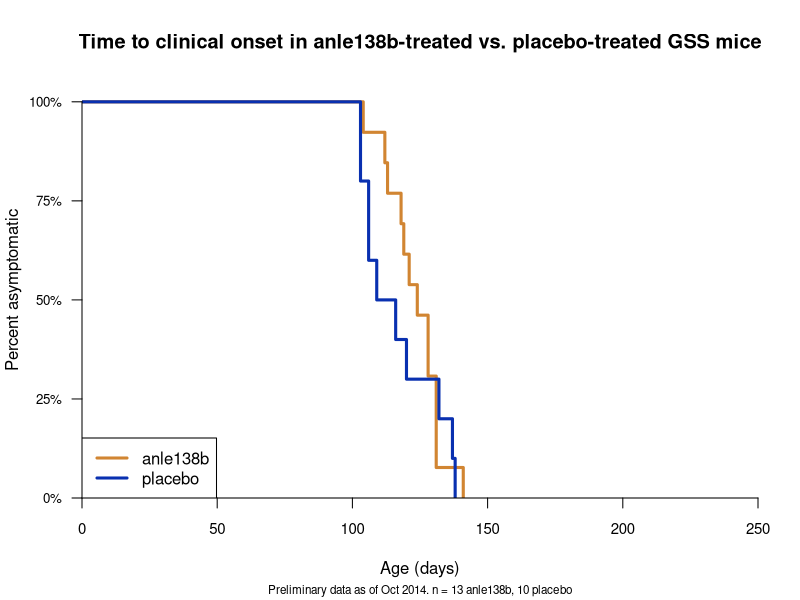
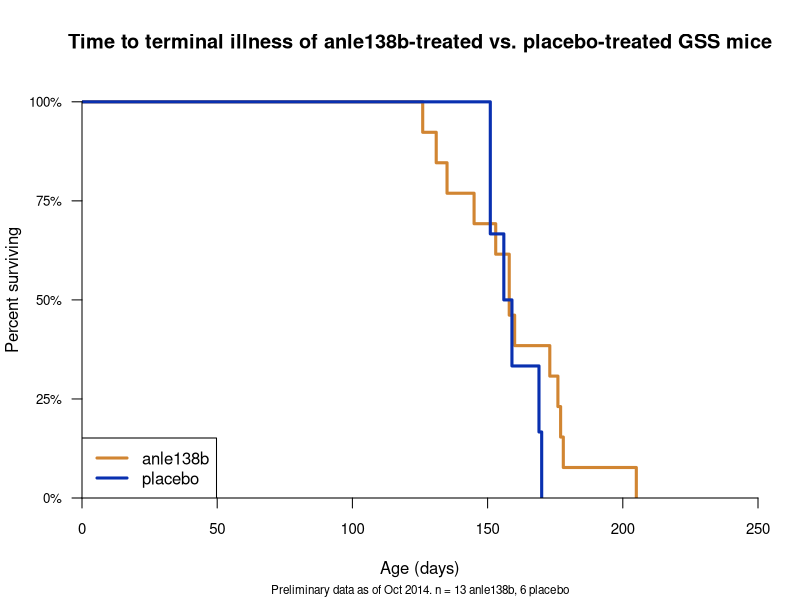
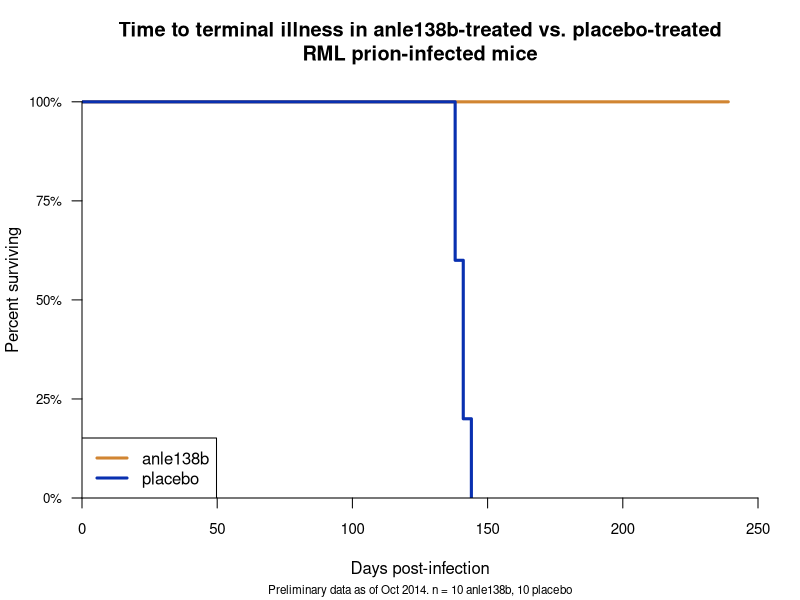
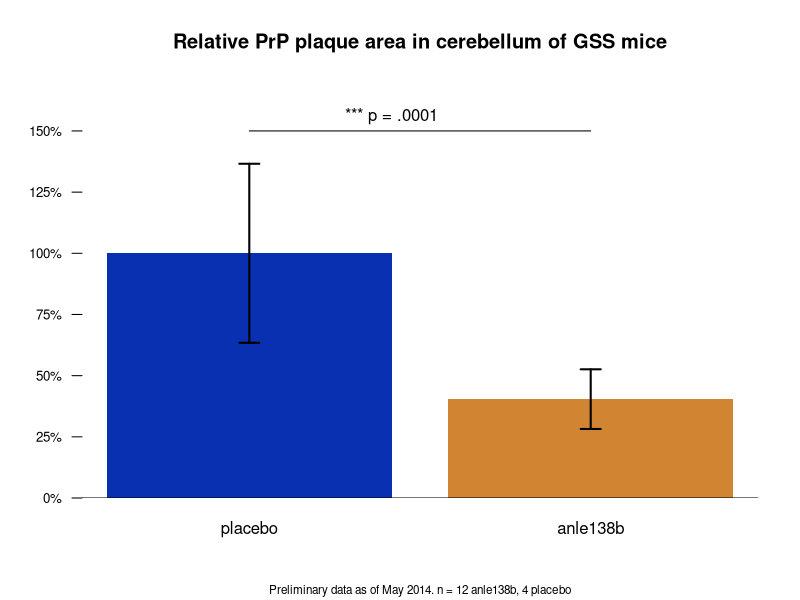

Write the R code that produced these figures, in order.
require(survival)
tcolor='#D18532' # "treated"
pcolor='#0930B0' # "placebo"

setwd('~/d/sci/032anle138b/data')

# updated with new data as of 2014-10-18

# survival curves
pdf('prelim.fig1.a2.gss.survival.curves.pdf',width=8,height=6)
# A2 = clinical signs
n_anle138b = 13
n_placebo = 10
surv_dpi = c(131,112,124,131,131,104,118,141,128,128,113,121,119,106,132,116,109,138,103,103,137,120,106)
grp = c(rep("anle138b",n_anle138b),rep("placebo",n_placebo))
event = rep(1,n_anle138b+n_placebo) # all these mice died
mean(surv_dpi[grp=="anle138b"])
mean(surv_dpi[grp=="placebo"])
survdf = data.frame(surv_dpi,event,grp)
plot(survfit(Surv(surv_dpi,event==1)~grp,data=survdf),col=c(tcolor,pcolor),lwd=3,
     yaxt='n',xlab='Age (days)',ylab='Percent asymptomatic',xaxs='i',yaxs='i',xlim=c(0,250),ylim=c(0,1.05),axes=FALSE,
     main = 'Time to clinical onset in anle138b-treated vs. placebo-treated GSS mice',
     sub=paste('Preliminary data as of Oct 2014. n = ',n_anle138b,' anle138b, ',n_placebo,' placebo',sep=''),cex.sub=.7)
axis(side=2,at=(0:4)/4,labels=paste((0:4)*25,"%",sep=""),cex.axis=.8,las=1)
axis(side=1,at=(0:5)*50,labels=(0:5)*50,cex.axis=.9)
legend('bottomleft',c("anle138b","placebo"),col=c(tcolor,pcolor),lwd=3)
dev.off()

pdf('prelim.fig1.a5.gss.survival.curves.pdf',width=8,height=6)
# A5 = terminal illness
n_anle138b = 13
n_placebo = 6
surv_dpi = c(173,131,145,160,177,126,135,176,158,158,153,178,205,156,170,159,169,151,151)
grp = c(rep("anle138b",n_anle138b),rep("placebo",n_placebo))
event = rep(1,n_anle138b+n_placebo) # all these mice died
mean(surv_dpi[grp=="anle138b"])
mean(surv_dpi[grp=="placebo"])
survdf = data.frame(surv_dpi,event,grp)
plot(survfit(Surv(surv_dpi,event==1)~grp,data=survdf),col=c(tcolor,pcolor),lwd=3,
     yaxt='n',xlab='Age (days)',ylab='Percent surviving',xaxs='i',yaxs='i',xlim=c(0,250),ylim=c(0,1.05),axes=FALSE,
     main = 'Time to terminal illness of anle138b-treated vs. placebo-treated GSS mice',
     sub=paste('Preliminary data as of Oct 2014. n = ',n_anle138b,' anle138b, ',n_placebo,' placebo',sep=''),cex.sub=.7)
axis(side=2,at=(0:4)/4,labels=paste((0:4)*25,"%",sep=""),cex.axis=.8,las=1)
axis(side=1,at=(0:5)*50,labels=(0:5)*50,cex.axis=.9)
legend('bottomleft',c("anle138b","placebo"),col=c(tcolor,pcolor),lwd=3)
dev.off()

pdf('prelim.fig1.death.rml.survival.curves.pdf',width=8,height=6)
n_anle138b = 10
n_placebo = 10
surv_dpi = c(211,211,239,239,239,136,136,136,136,136,141,138,141,114,114,114,114,114,138,144)
# N.B. the 2nd placebo animal (above) was in the same cohort as the 1st and 3rd, and is labeled "Died" - guessed ~138 dpi
grp = c(rep("anle138b",n_anle138b),rep("placebo",n_placebo))
event = c(rep(0,10),1,1,1,rep(0,5),1,1) # all 10 anle138b still living, 5 of 10 placebo have died
mean(surv_dpi[grp=="anle138b"])
mean(surv_dpi[grp=="placebo"])
survdf = data.frame(surv_dpi,event,grp)
plot(survfit(Surv(surv_dpi,event==1)~grp,data=survdf),col=c(tcolor,pcolor),lwd=3,
     yaxt='n',xlab='Days post-infection',ylab='Percent surviving',xaxs='i',yaxs='i',xlim=c(0,250),ylim=c(0,1.05),axes=FALSE,
     main = 'Time to terminal illness in anle138b-treated vs. placebo-treated\nRML prion-infected mice',
     sub=paste('Preliminary data as of Oct 2014. n = ',n_anle138b,' anle138b, ',n_placebo,' placebo',sep=''),cex.sub=.7)
axis(side=2,at=(0:4)/4,labels=paste((0:4)*25,"%",sep=""),cex.axis=.8,las=1)
axis(side=1,at=(0:5)*50,labels=(0:5)*50,cex.axis=.9)
legend('bottomleft',c("anle138b","placebo"),col=c(tcolor,pcolor),lwd=3)
dev.off()

# relative plaque area
pdf('prelim.fig2.plaque.area.pdf',width=8,height=4)
plaques_cerebellum = c(431,260,477,440,412,324,592,461,498,674,855,517,943,1642,1533,783)
n_anle138b = 12
n_placebo = 4
grp = c(rep("anle138b",n_anle138b),rep("placebo",n_placebo))
plaques_cb_relative = plaques_cerebellum / mean(plaques_cerebellum[grp=="placebo"])
m = lm(plaques_cb_relative ~ grp)
summary(m)
confint(m)
barplot(c(mean(plaques_cb_relative[grp=="placebo"]),mean(plaques_cb_relative[grp=="anle138b"])),
        col=c(pcolor,tcolor),border=NA,yaxt='n',names.arg=rev(unique(grp)),ylim=c(0,1.7),
        main="Relative PrP plaque area in cerebellum of GSS mice",
        sub=paste('Preliminary data as of May 2014. n = ',n_anle138b,' anle138b, ',n_placebo,' placebo',sep=''),cex.sub=.7)
axis(side=2,at=(0:6)*.25,labels=paste((0:6)*25,"%",sep=""),cex.axis=.8,lwd=0,lwd.ticks=1,las=1)
abline(h=0)
arrows(x0=.7,y0=sum(confint(m)[,1]),y1=sum(confint(m)[,2]),code=3,angle=90,length=.1,lwd=2)
arrows(x0=1.9,y0=confint(m)[1,1],y1=confint(m)[1,2],code=3,angle=90,length=.1,lwd=2)
arrows(x0=.7,x1=1.9,y0=1.5,length=0,lwd=1)
text(1.2,1.5,pos=3,"*** p = .0001")
dev.off()